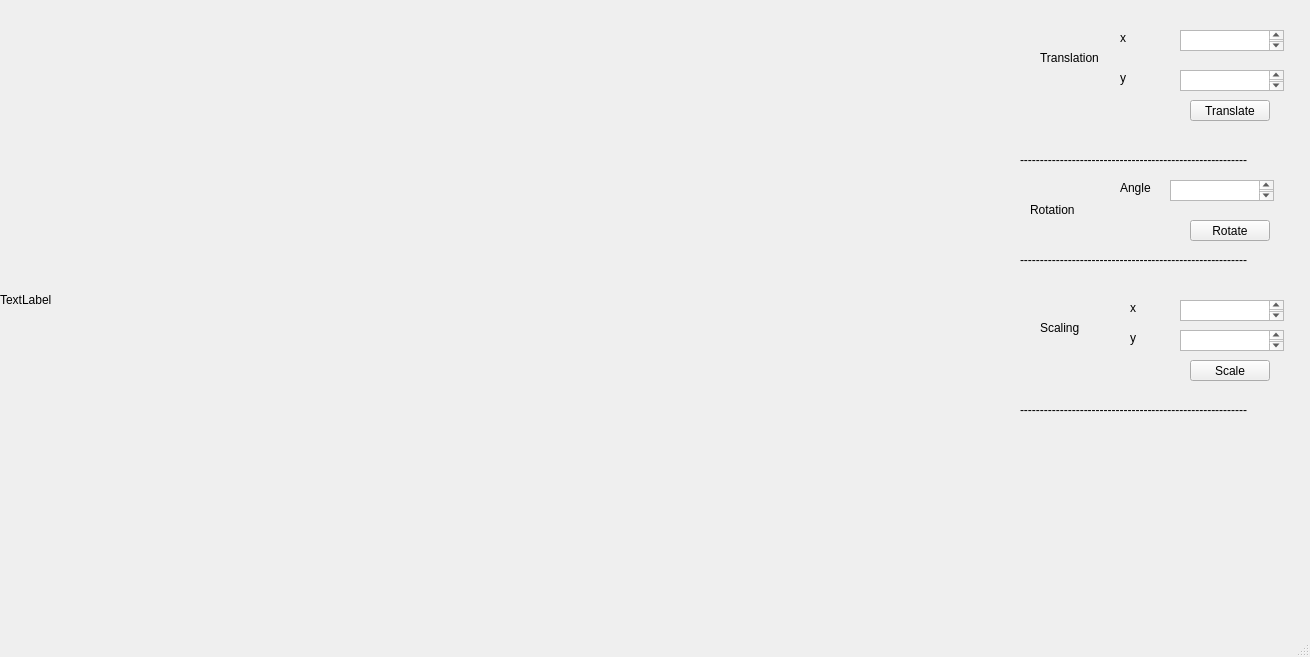
<?xml version="1.0" encoding="UTF-8"?>
<ui version="4.0">
 <class>MainWindow</class>
 <widget class="QMainWindow" name="MainWindow">
  <property name="geometry">
   <rect>
    <x>0</x>
    <y>0</y>
    <width>1310</width>
    <height>657</height>
   </rect>
  </property>
  <property name="windowTitle">
   <string>MainWindow</string>
  </property>
  <widget class="QWidget" name="centralwidget">
   <widget class="QLabel" name="window">
    <property name="geometry">
     <rect>
      <x>0</x>
      <y>0</y>
      <width>1000</width>
      <height>600</height>
     </rect>
    </property>
    <property name="text">
     <string>TextLabel</string>
    </property>
   </widget>
   <widget class="QLabel" name="label_2">
    <property name="geometry">
     <rect>
      <x>1040</x>
      <y>50</y>
      <width>61</width>
      <height>16</height>
     </rect>
    </property>
    <property name="text">
     <string>Translation</string>
    </property>
   </widget>
   <widget class="QLabel" name="label_3">
    <property name="geometry">
     <rect>
      <x>1120</x>
      <y>30</y>
      <width>51</width>
      <height>16</height>
     </rect>
    </property>
    <property name="text">
     <string>x</string>
    </property>
   </widget>
   <widget class="QLabel" name="label_4">
    <property name="geometry">
     <rect>
      <x>1120</x>
      <y>70</y>
      <width>51</width>
      <height>16</height>
     </rect>
    </property>
    <property name="text">
     <string>y</string>
    </property>
   </widget>
   <widget class="QPlainTextEdit" name="tx">
    <property name="geometry">
     <rect>
      <x>1180</x>
      <y>30</y>
      <width>104</width>
      <height>21</height>
     </rect>
    </property>
   </widget>
   <widget class="QPlainTextEdit" name="ty">
    <property name="geometry">
     <rect>
      <x>1180</x>
      <y>70</y>
      <width>104</width>
      <height>21</height>
     </rect>
    </property>
   </widget>
   <widget class="QPushButton" name="translate">
    <property name="geometry">
     <rect>
      <x>1190</x>
      <y>100</y>
      <width>80</width>
      <height>21</height>
     </rect>
    </property>
    <property name="text">
     <string>Translate</string>
    </property>
   </widget>
   <widget class="QLabel" name="label_5">
    <property name="geometry">
     <rect>
      <x>1040</x>
      <y>320</y>
      <width>61</width>
      <height>16</height>
     </rect>
    </property>
    <property name="text">
     <string>Scaling</string>
    </property>
   </widget>
   <widget class="QLabel" name="label_6">
    <property name="geometry">
     <rect>
      <x>1130</x>
      <y>300</y>
      <width>51</width>
      <height>16</height>
     </rect>
    </property>
    <property name="text">
     <string>x</string>
    </property>
   </widget>
   <widget class="QLabel" name="label_7">
    <property name="geometry">
     <rect>
      <x>1130</x>
      <y>330</y>
      <width>51</width>
      <height>16</height>
     </rect>
    </property>
    <property name="text">
     <string>y</string>
    </property>
   </widget>
   <widget class="QPlainTextEdit" name="sx">
    <property name="geometry">
     <rect>
      <x>1180</x>
      <y>300</y>
      <width>104</width>
      <height>21</height>
     </rect>
    </property>
   </widget>
   <widget class="QPlainTextEdit" name="sy">
    <property name="geometry">
     <rect>
      <x>1180</x>
      <y>330</y>
      <width>104</width>
      <height>21</height>
     </rect>
    </property>
   </widget>
   <widget class="QPushButton" name="scale">
    <property name="geometry">
     <rect>
      <x>1190</x>
      <y>360</y>
      <width>80</width>
      <height>21</height>
     </rect>
    </property>
    <property name="text">
     <string>Scale</string>
    </property>
   </widget>
   <widget class="QLabel" name="label_8">
    <property name="geometry">
     <rect>
      <x>1030</x>
      <y>200</y>
      <width>61</width>
      <height>20</height>
     </rect>
    </property>
    <property name="text">
     <string>Rotation</string>
    </property>
   </widget>
   <widget class="QLabel" name="label_9">
    <property name="geometry">
     <rect>
      <x>1120</x>
      <y>180</y>
      <width>51</width>
      <height>16</height>
     </rect>
    </property>
    <property name="text">
     <string>Angle</string>
    </property>
   </widget>
   <widget class="QPlainTextEdit" name="theta">
    <property name="geometry">
     <rect>
      <x>1170</x>
      <y>180</y>
      <width>104</width>
      <height>21</height>
     </rect>
    </property>
   </widget>
   <widget class="QPushButton" name="rotate">
    <property name="geometry">
     <rect>
      <x>1190</x>
      <y>220</y>
      <width>80</width>
      <height>21</height>
     </rect>
    </property>
    <property name="text">
     <string>Rotate</string>
    </property>
   </widget>
   <widget class="QLabel" name="label">
    <property name="geometry">
     <rect>
      <x>1020</x>
      <y>150</y>
      <width>291</width>
      <height>20</height>
     </rect>
    </property>
    <property name="text">
     <string>---------------------------------------------------------</string>
    </property>
   </widget>
   <widget class="QLabel" name="label_10">
    <property name="geometry">
     <rect>
      <x>1020</x>
      <y>400</y>
      <width>291</width>
      <height>20</height>
     </rect>
    </property>
    <property name="text">
     <string>---------------------------------------------------------</string>
    </property>
   </widget>
   <widget class="QLabel" name="label_11">
    <property name="geometry">
     <rect>
      <x>1020</x>
      <y>250</y>
      <width>291</width>
      <height>20</height>
     </rect>
    </property>
    <property name="text">
     <string>---------------------------------------------------------</string>
    </property>
   </widget>
  </widget>
  <widget class="QMenuBar" name="menubar">
   <property name="geometry">
    <rect>
     <x>0</x>
     <y>0</y>
     <width>1310</width>
     <height>25</height>
    </rect>
   </property>
  </widget>
  <widget class="QStatusBar" name="statusbar"/>
 </widget>
 <resources/>
 <connections/>
</ui>
